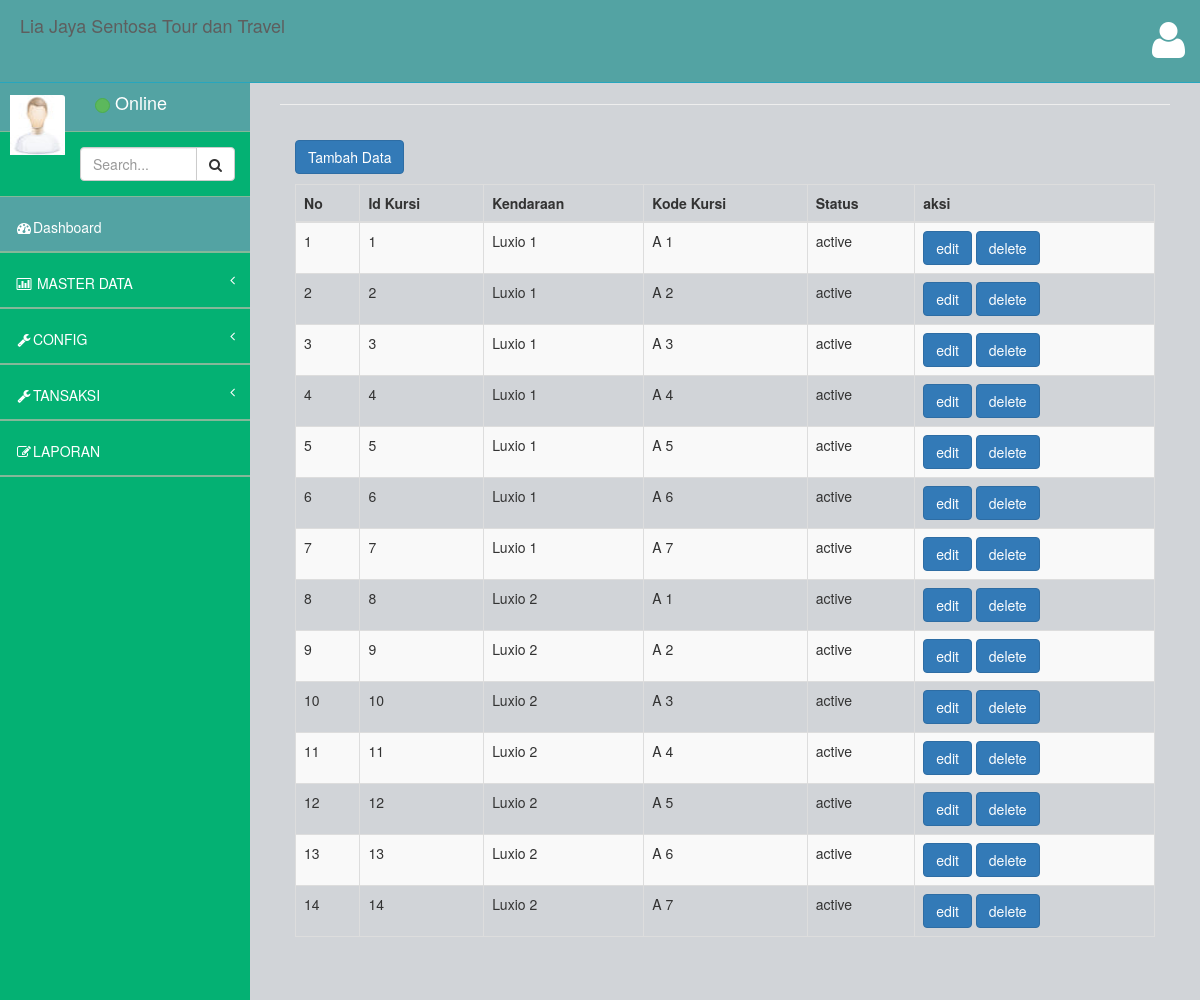
Page /index.php/kursi on the committed database.
### tables this page shows
CREATE TABLE `kursi` (
  `idkursi` int(11) NOT NULL,
  `idkendaraan` int(11) DEFAULT NULL,
  `kode_kursi` varchar(200) DEFAULT NULL,
  `status` varchar(200) DEFAULT NULL
);

CREATE TABLE `kendaraan` (
  `idkendaraan` int(11) NOT NULL,
  `merk` varchar(50) DEFAULT NULL,
  `status` varchar(50) DEFAULT NULL,
  `plat` varchar(100) NOT NULL
);

### application/controllers/kursi.php (called while the page is built, shortened)
<?php
class Kursi extends CI_Controller {
	function __construct(){
		$this->load->model('m_kursi');
    }
	public function index()
	{
		$data['menu']		='menu.php';
		$data['content']	='kursi/v_datakursi.php';
		$data['data'] = $this->m_kursi->getdatakursi();
		$this->load->view('home.php',$data);
	}
 }

### index.php (called while the page is built, shortened)
<?php
require_once BASEPATH.'core/CodeIgniter.php';

### application/models/m_kursi.php (called while the page is built, shortened)
<?php
class M_kursi extends CI_model {
public function getdatakursi()
 {
 	$k = "SELECT
		kursi.idkursi,
		kursi.kode_kursi,
		kursi.`status`,
		kendaraan.merk
		FROM
		kursi,kendaraan
		WHERE
		kendaraan.idkendaraan = kursi.idkendaraan";
		return $this->db->query($k);
 }
}

### application/views/kursi/v_datakursi.php (the view, shortened to what this page needs)
<body>
    <div class="panel-body">
    <a href="<?php echo base_url('index.php/kursi/tambah');?>" class= "btn btn-primary btn-small">Tambah Data</a>
    <p>
        <div class="table-responsive">
            <table class="table table-striped table-bordered table-hover" id="dataTables-example">
                <thead>
                    <tr>
                    <th>No</th>
                    <th>Id Kursi</th>
                    <th>Kendaraan</th>
                    <th>Kode Kursi</th>
                    <th>Status</th>
                    <th>aksi</th>
                </thead>
            <tbody>
                   <tr>
                    <?php
                      $no = 1;
                      foreach ($data->result() as $row) {
                    ?>
                        <td><?php echo $no++; ?></td>
                        <td><?php echo $row->idkursi;?></td>
                        <td><?php echo $row->merk;?></td>
                        <td><?php echo $row->kode_kursi;?></td>
                        <td><?php echo $row->status;?></td>
                        <td>
                            <a class="btn btn-primary" href="<?php echo base_url('index.php/kursi/edit/'.$row->idkursi);?>">edit</a>
                            <a class="btn btn-primary" href="<?php echo base_url('index.php/kursi/hapus/'.$row->idkursi);?>">delete</a>
                   </tr>
                </td>
            </div>
        <?php }?>

### assets/css/style.css (style rules this page uses)
body { background-color: #f8f8f8; }

### rows in the picture
kursi: idkursi "1", idkendaraan.merk "Luxio 1", kode_kursi "A 1", status "active"
kursi: idkursi "2", idkendaraan.merk "Luxio 1", kode_kursi "A 2", status "active"
kursi: idkursi "3", idkendaraan.merk "Luxio 1", kode_kursi "A 3", status "active"
kursi: idkursi "4", idkendaraan.merk "Luxio 1", kode_kursi "A 4", status "active"
kursi: idkursi "5", idkendaraan.merk "Luxio 1", kode_kursi "A 5", status "active"
kursi: idkursi "6", idkendaraan.merk "Luxio 1", kode_kursi "A 6", status "active"
kursi: idkursi "7", idkendaraan.merk "Luxio 1", kode_kursi "A 7", status "active"
kursi: idkursi "8", idkendaraan.merk "Luxio 2", kode_kursi "A 1", status "active"
kursi: idkursi "9", idkendaraan.merk "Luxio 2", kode_kursi "A 2", status "active"
kursi: idkursi "10", idkendaraan.merk "Luxio 2", kode_kursi "A 3", status "active"
kursi: idkursi "11", idkendaraan.merk "Luxio 2", kode_kursi "A 4", status "active"
kursi: idkursi "12", idkendaraan.merk "Luxio 2", kode_kursi "A 5", status "active"
kursi: idkursi "13", idkendaraan.merk "Luxio 2", kode_kursi "A 6", status "active"
kursi: idkursi "14", idkendaraan.merk "Luxio 2", kode_kursi "A 7", status "active"
